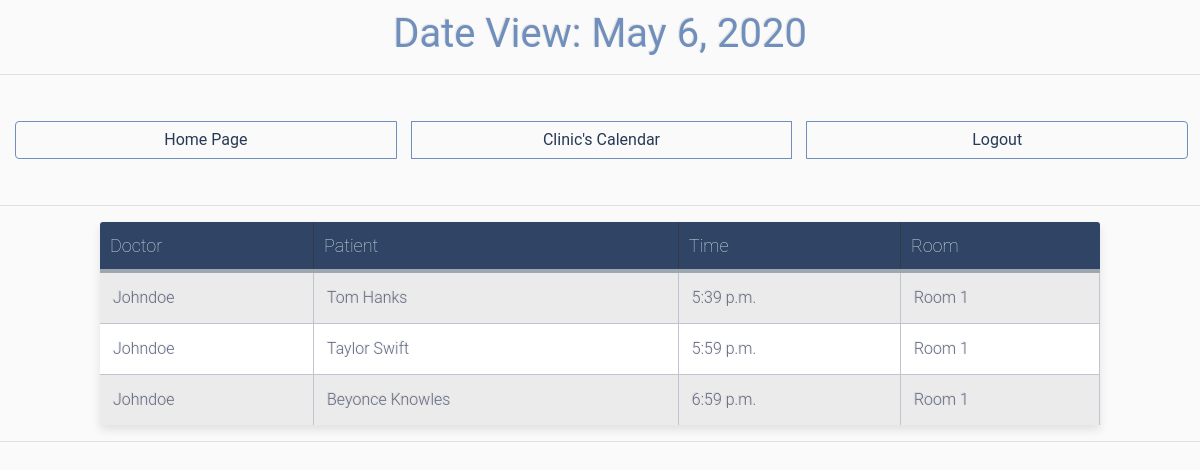
The page /reception_desk/date-view/2020-05-06 on the database its author committed.
### general_models/models.py (models this page shows, shortened)
class Appointment(models.Model):
    doctor = models.ForeignKey(Doctor, on_delete=models.CASCADE)
    patient = models.ForeignKey(Patient, on_delete=models.CASCADE, null=True)
    date = models.DateField()
    time = models.TimeField()
    room = models.CharField(max_length=30, null=True)
    assigned = models.BooleanField( default=False)
    done = models.BooleanField( default=False)

class Doctor(models.Model):
    user = models.OneToOneField(User, on_delete=models.CASCADE)
    specialty = models.CharField(max_length=30)
    license_number = models.CharField(max_length=30, blank=True)
    def __str__(self):
        return self.user.username

class Patient(models.Model):
    first_name = models.CharField(max_length=30)
    last_name = models.CharField(max_length=30)
    gender = models.CharField(max_length=1, null=True)
    clinic_identifying_number = models.CharField(max_length=30)
    visa_number = models.CharField(max_length=30)
    language = models.CharField(max_length=30, default='English')
    phone_number = models.CharField(max_length=30, blank=True)
    origin_country = models.CharField(max_length=30, blank=True)
    date_of_birth = models.DateField(null=True)
    def __str__(self):
        return self.first_name + " " + self.last_name + "\n"

### reception_desk/views.py (the view)
# urls.py: path('date-view/<str:my_date>', views.date_view , name='date-view'),
def date_view(request, my_date):
    wanted_year = int(my_date[0:4])
    wanted_month = int(my_date[5:7])
    wanted_day = int(my_date[8:10])
    try:
        wanted_date = date(wanted_year, wanted_month, wanted_day)
    except:
        return render(request,'reception_desk/date_error.html') #case the given date is not valid
    appointment_list = gm.Appointment.objects.filter(date = wanted_date).order_by("time")
    rooms = set(appointment.room for appointment in  appointment_list)
    context = {'rooms':rooms,'appointment_list':appointment_list,'wanted_date':wanted_date, 'wanted_year': wanted_year,'wanted_month': wanted_month, 'wanted_day': wanted_day,}
    return render(request, 'reception_desk/date.html', context)

### reception_desk/templates/reception_desk/date.html (shortened to what this page needs)
{% load static %}
<!doctype html>
<html lang="en">
<head>
  <link rel="stylesheet" href="https://maxcdn.bootstrapcdn.com/bootstrap/4.0.0/css/bootstrap.min.css">
  <link rel="stylesheet" href="https://use.fontawesome.com/releases/v5.0.10/css/all.css">
  <link rel="stylesheet" type="text/css" href="{% static 'doctor_interface/style_interface.css'%}">
</head>
<body>
  <h1 class="title", style="text-align:center"> Date View: {{ wanted_date }}</h1>
  <hr>
  <div class="btn-group clearfix" style="width: 99%">
    <a class="btn btn-info left clearfix" style="width:33.3%; border: 1px solid  #718fbd;" href="{% url 'home' %}">Home Page</a>
    <a class="btn btn-info left clearfix" style="width:33.3%; border: 1px solid  #718fbd;"  href="{% url 'reception_desk:calendar' %}" >Clinic's Calendar</a>
    <a class="btn btn-info left clearfix" style="width:33.3%; border: 1px solid  #718fbd;" href="{% url 'logout' %}" >Logout</a>
  </div>
  <hr>
  {% if appointment_list %}
  <table class="table-fill">
    <thead>
      <tr>
        <th>Doctor</th>
        <th>Patient</th>
        <th>Time</th>
        <th>Room</th>
      </tr>
    </thead>
    <tbody class="table-hover">
      {% for appointment in appointment_list %}
      <tr>
        <td>{{ appointment.doctor}}</td>
        <td>{{ appointment.patient}}</td>
        <td>{{ appointment.time }}</td>
        <td>{{ appointment.room }}</td>
      </tr>
      {% endfor %}
    </tbody>
  </table>
  {% else %}
  <div class="table-title">
    <p style="color: #283955;">No Appointments for today!</p>
  </div>
  {% endif %}
  <hr>
</body>

### doctor_interface/static/doctor_interface/style_interface.css (style rules this page uses)
body { font-weight: 400; font-style:normal; font-family: "Roboto", helvetica, arial, sans-serif; background: #fafafa; }
.table-fill { background: white; font-family: "Roboto", helvetica, arial, sans-serif; border-radius:3px; border-collapse: collapse; height: 100px; margin: auto; max-width: 1000px; padding:5px; width: 100%; box-shadow: 0 5px 10px rgba(0, 0, 0, 0.1); animation: float 5s infinite; }
th { color:#D5DDE5; font-family: "Roboto", helvetica, arial, sans-serif; background: #304566; border-bottom:4px solid #9ea7af; border-right: 1px solid #343a45; font-size:18px; font-weight: 100; padding:10px; text-align:left; text-shadow: 0 1px 1px rgba(0, 0, 0, 0.1); vertical-align:middle; }
th:first-child { border-top-left-radius:3px; }
th:last-child { border-top-right-radius:3px; border-right:none; }
tr { border-top: 1px solid #C1C3D1; border-bottom: 1px solid #C1C3D1; font-family: "Roboto", helvetica, arial, sans-serif; color:#666B85; font-size:16px; font-weight:normal; text-shadow: 0 1px 1px rgba(256, 256, 256, 0.1); }
tr:first-child { border-top:none; }
tr:last-child { border-bottom:none; }
tr:nth-child(odd) td { background:#EBEBEB; }
td { background:#FFFFFF; font-family: "Roboto", helvetica, arial, sans-serif; padding:13px; text-align:left; vertical-align:middle; font-weight:300; font-size:16px; text-shadow: -1px -1px 1px rgba(0, 0, 0, 0.1); border-right: 1px solid #C1C3D1; }
.left { float: left; }
.btn { outline: none; color: #283955; background-color: transparent; box-shadow: 0 0 0 0; margin-right: 3px; }
.clearfix { margin: 15px; }
.title { text-align: center; margin: 10px; color: #718fbd; font-weight: 400; font-style:normal; font-family: "Roboto", helvetica, arial, sans-serif; text-shadow: -1px -1px 1px rgba(0, 0, 0, 0.1); }
a { color: #718fbd; }

### rows shown on the page
Appointment: doctor "Johndoe", patient "Tom Hanks", time "5:39 p.m.", room "Room 1"
Appointment: doctor "Johndoe", patient "Taylor Swift", time "5:59 p.m.", room "Room 1"
Appointment: doctor "Johndoe", patient "Beyonce Knowles", time "6:59 p.m.", room "Room 1"

### other values the page prints
{{ wanted_date }} "May 6, 2020"
